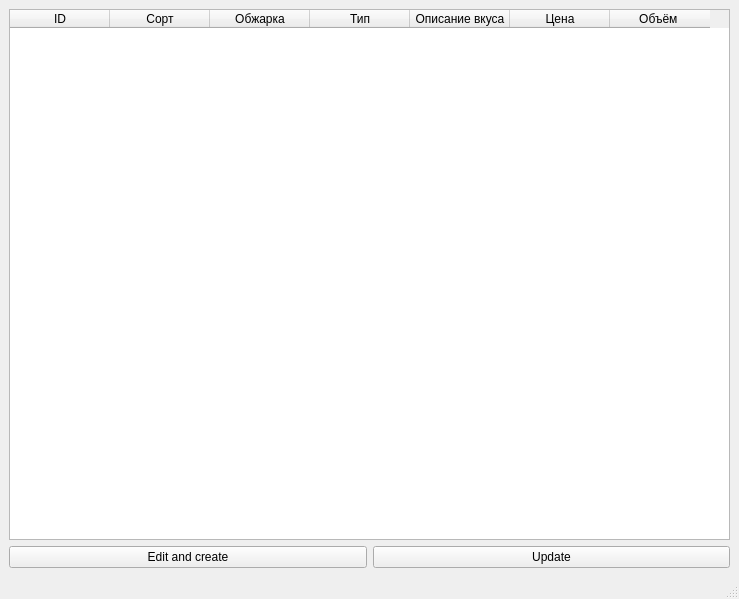
<?xml version="1.0" encoding="UTF-8"?>
<ui version="4.0">
 <class>MainWindow</class>
 <widget class="QMainWindow" name="MainWindow">
  <property name="geometry">
   <rect>
    <x>0</x>
    <y>0</y>
    <width>739</width>
    <height>599</height>
   </rect>
  </property>
  <property name="windowTitle">
   <string>MainWindow</string>
  </property>
  <widget class="QWidget" name="centralwidget">
   <layout class="QGridLayout" name="gridLayout">
    <item row="2" column="0">
     <widget class="QPushButton" name="pushButton">
      <property name="text">
       <string>Edit and create</string>
      </property>
     </widget>
    </item>
    <item row="2" column="1">
     <widget class="QPushButton" name="pushButton_2">
      <property name="text">
       <string>Update</string>
      </property>
     </widget>
    </item>
    <item row="1" column="0" colspan="2">
     <widget class="QTableWidget" name="tableWidget">
      <column>
       <property name="text">
        <string>ID</string>
       </property>
      </column>
      <column>
       <property name="text">
        <string>Сорт</string>
       </property>
      </column>
      <column>
       <property name="text">
        <string>Обжарка</string>
       </property>
      </column>
      <column>
       <property name="text">
        <string>Тип</string>
       </property>
      </column>
      <column>
       <property name="text">
        <string>Описание вкуса</string>
       </property>
      </column>
      <column>
       <property name="text">
        <string>Цена</string>
       </property>
      </column>
      <column>
       <property name="text">
        <string>Объём </string>
       </property>
      </column>
     </widget>
    </item>
   </layout>
  </widget>
  <widget class="QMenuBar" name="menubar">
   <property name="geometry">
    <rect>
     <x>0</x>
     <y>0</y>
     <width>739</width>
     <height>21</height>
    </rect>
   </property>
  </widget>
  <widget class="QStatusBar" name="statusbar"/>
 </widget>
 <resources/>
 <connections/>
</ui>
